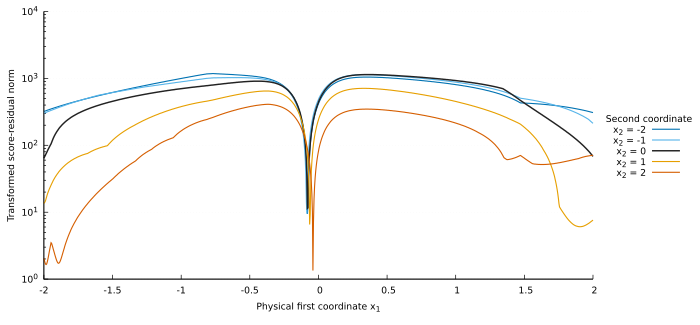

Write gnuplot code to recreate this figure.
# Saved first-case diagnostic only; this script performs no simulation.
# Run from the repository root with gnuplot.
set terminal pdfcairo enhanced color size 7.0in,3.25in font "Sans,10"
set output "docs/figures/neutra_controlled_valley_residuals.pdf"
set xlabel "Physical first coordinate x_1"
set ylabel "Transformed score-residual norm"
set xrange [-2:2]
set logscale y
set format y "10^{%L}"
set grid ytics lc rgb "#dddddd"
set key outside right center title "Second coordinate"
set border 3
set tics nomirror
set style line 1 lc rgb "#0072B2" lw 1.6
set style line 2 lc rgb "#56B4E9" lw 1.6
set style line 3 lc rgb "#222222" lw 2.1
set style line 4 lc rgb "#E69F00" lw 1.6
set style line 5 lc rgb "#D55E00" lw 1.6
plot for [column=2:6] "docs/figures/neutra_controlled_valley_residuals.dat" \
     using 1:column with lines ls (column-1) title sprintf("x_2 = %d",column-4)
